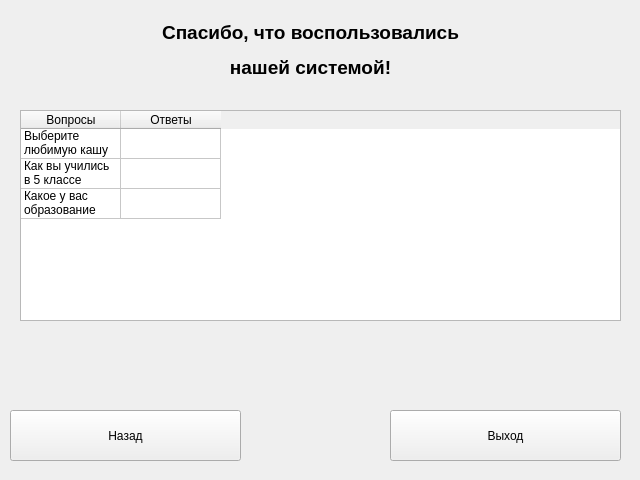
<?xml version="1.0" encoding="UTF-8"?>
<ui version="4.0">
 <class>Form</class>
 <widget class="QWidget" name="Form">
  <property name="geometry">
   <rect>
    <x>0</x>
    <y>0</y>
    <width>640</width>
    <height>480</height>
   </rect>
  </property>
  <property name="windowTitle">
   <string>Результаты</string>
  </property>
  <widget class="QLabel" name="label">
   <property name="geometry">
    <rect>
     <x>150</x>
     <y>20</y>
     <width>321</width>
     <height>61</height>
    </rect>
   </property>
   <property name="text">
    <string>&lt;html&gt;&lt;head/&gt;&lt;body&gt;&lt;p align=&quot;center&quot;&gt;&lt;span style=&quot; font-size:14pt; font-weight:600;&quot;&gt;Спасибо, что воспользовались&lt;/span&gt;&lt;/p&gt;&lt;p align=&quot;center&quot;&gt;&lt;span style=&quot; font-size:14pt; font-weight:600;&quot;&gt;нашей системой!&lt;/span&gt;&lt;/p&gt;&lt;/body&gt;&lt;/html&gt;</string>
   </property>
  </widget>
  <widget class="QTableWidget" name="tableWidget">
   <property name="geometry">
    <rect>
     <x>20</x>
     <y>110</y>
     <width>601</width>
     <height>211</height>
    </rect>
   </property>
   <property name="verticalScrollBarPolicy">
    <enum>Qt::ScrollBarAlwaysOff</enum>
   </property>
   <property name="horizontalScrollBarPolicy">
    <enum>Qt::ScrollBarAlwaysOff</enum>
   </property>
   <attribute name="horizontalHeaderVisible">
    <bool>true</bool>
   </attribute>
   <attribute name="verticalHeaderVisible">
    <bool>false</bool>
   </attribute>
   <row>
    <property name="text">
     <string>New Row</string>
    </property>
   </row>
   <row>
    <property name="text">
     <string>New Row</string>
    </property>
   </row>
   <row>
    <property name="text">
     <string>New Row</string>
    </property>
   </row>
   <column>
    <property name="text">
     <string>Вопросы</string>
    </property>
   </column>
   <column>
    <property name="text">
     <string>Ответы</string>
    </property>
   </column>
   <item row="0" column="0">
    <property name="text">
     <string>Выберите любимую кашу</string>
    </property>
   </item>
   <item row="1" column="0">
    <property name="text">
     <string>Как вы учились в 5 классе</string>
    </property>
   </item>
   <item row="2" column="0">
    <property name="text">
     <string>Какое у вас образование</string>
    </property>
   </item>
  </widget>
  <widget class="QPushButton" name="btnPrev">
   <property name="geometry">
    <rect>
     <x>10</x>
     <y>410</y>
     <width>231</width>
     <height>51</height>
    </rect>
   </property>
   <property name="text">
    <string>Назад</string>
   </property>
  </widget>
  <widget class="QPushButton" name="btnExit">
   <property name="geometry">
    <rect>
     <x>390</x>
     <y>410</y>
     <width>231</width>
     <height>51</height>
    </rect>
   </property>
   <property name="text">
    <string>Выход</string>
   </property>
  </widget>
 </widget>
 <resources/>
 <connections/>
</ui>
